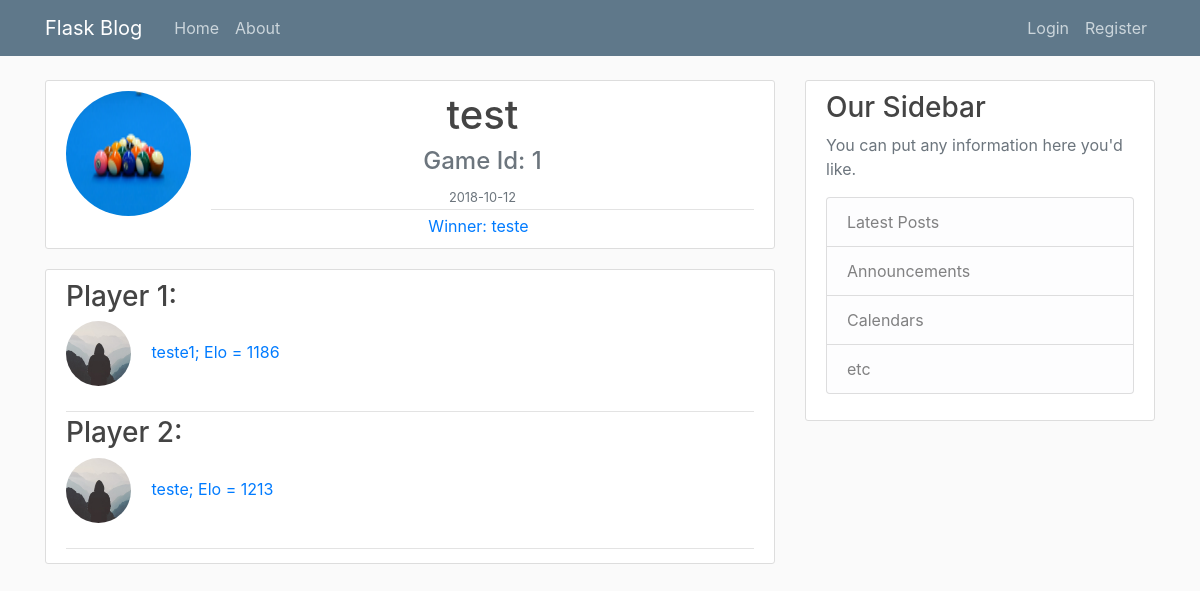
The page /game/1/view on the database its author committed.
### flaskproject/models.py (models this page shows, shortened)
class Game(db.Model):
	id = db.Column(db.Integer, primary_key=True)
	name = db.Column(db.String(100), unique=False, nullable=False)
	password = db.Column(db.String(60), nullable=False)
	date_created = db.Column(db.DateTime, nullable=False, default=datetime.utcnow)
	image_file = db.Column(db.String(20), nullable=False, default='default.png')
	winner = db.Column(db.Integer, nullable=True)

class User(db.Model, UserMixin):
	id = db.Column(db.Integer, primary_key = True)
	username = db.Column(db.String(20), unique = True, nullable = False)
	email = db.Column(db.String(120), unique = True, nullable = False)
	image_file = db.Column(db.String(20), nullable = False, default='default.jpg')
	password = db.Column(db.String(60), nullable = False)
	posts = db.relationship('Post', backref='author', lazy = True)
	elo = db.Column(db.Float,default = 1200, nullable = False)
	games = db.relationship('Game', secondary=game_players, lazy='dynamic', backref = db.backref('players', lazy = True))

### flaskproject/games/routes.py (the view, shortened to what this page needs)
@games.route("/game/<int:game_id>/view", methods=['GET', 'POST'])
def view_game(game_id):
    game = Game.query.get_or_404(game_id)
    form = WinnerForm()
    choices = [(-1, 'TBD')]
    for j in range(len(game.players)):
        choices.append((j, game.players[j].username))
    form.group_id.choices = choices
    if form.is_submitted():
        flash('Your game has been submited 1!', 'success')
        print(request.form.get('Add result'))
        print(" first \n",form.data)
    return render_template('game.html', title='View game', game=game, creator = game.players[0], form = form)

### flaskproject/templates/game.html (shortened to what this page needs)
{% extends "layout.html" %}
{% block content %}
<article class="media content-section">
	<img class="rounded-circle account-img" src= "{{ url_for('static', filename = 'game_pics/' + game.image_file) }}">
	<div class="media-body">
		<h1 class="article-title" align = center>{{ game.name }}</h1>
				<div align = center>
					<h4 class="text-muted"> Game Id: {{ game.id }}</h4>
				</div>
		<div class="article-metadata">
			<div align="center">
			<small class="text-muted">{{ game.date_created.strftime('%Y-%m-%d') }}</small>
			</div>
		</div>
			<div align = center>
				<div>
					{% if game.winner %}
                        {% if game.winner == game.players[0].id %}
					        <a class="mr-2" href=" {{ url_for('users.user_games', username = game.players[0].username )}} ">Winner: {{game.players[0].username}}</a>
                        {% else %}
                            <a class="mr-2" href=" {{ url_for('users.user_games', username = game.players[1].username )}} ">Winner: {{game.players[1].username}}</a>
                    {% endif %}
					{% endif %}
				</div>
		</div>
		</div>
</article>
<article class="media content-section">
	<div class="media-body">
		{% if game.players[1] %}
		<div class="article-metadata">
		 {% else %}
			<div>
		{% endif %}
				<h3>Player 1:</h3>
			  <div class="column left">
				<img class="rounded-circle article-img" src="{{ url_for('static', filename='profile_pics/' + creator.image_file) }}">
				<a class="mr-2" href=" {{ url_for('users.user_games', username = creator.username )}} ">{{ creator.username }}; Elo = {{ creator.elo|int}}</a>
			  </div>
			<br />
		</div>
		{% if game.players[1] %}
		<div class="article-metadata">
			<h3>Player 2: </h3>
			  <div class="column left">
				<img class="rounded-circle article-img" src="{{ url_for('static', filename='profile_pics/' + game.players[1].image_file) }}">
				<a class="mr-2" href=" {{ url_for('users.user_games', username = game.players[1].username )}} ">{{ game.players[1].username }}; Elo = {{game.players[1].elo|int}}</a>
			  </div>
			<br />
		</div>
		{% endif %}
</article>
{% endblock content %}

### flaskproject/static/main.css (style rules this page uses)
body { background: #fafafa; color: #333333; margin-top: 5rem; }
h1, h2, h3, h4, h5, h6 { color: #444444; }
.content-section { background: #ffffff; padding: 10px 20px; border: 1px solid #dddddd; border-radius: 3px; margin-bottom: 20px; }
.article-title { color: #444444; }
.article-img { height: 65px; width: 65px; margin-right: 16px; }
.article-metadata { padding-bottom: 1px; margin-bottom: 4px; border-bottom: 1px solid #e3e3e3 }
.account-img { height: 125px; width: 125px; margin-right: 20px; margin-bottom: 16px; }

### rows shown on the page
Game: image_file (placeholder picture), name "test", id "1", date_created "2018-10-12"
User: username "teste", image_file (placeholder picture), elo "1213"
User: image_file (placeholder picture), username "teste1", elo "1186"
